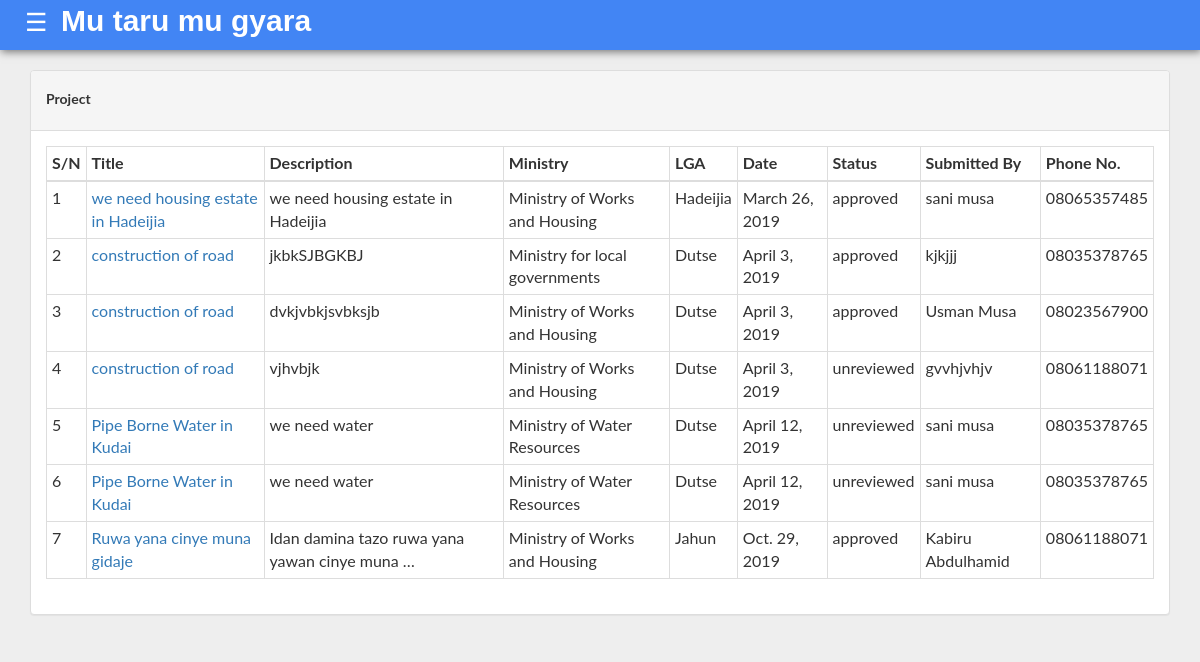
Page /governor-projects (signed in) on the earlier database version.
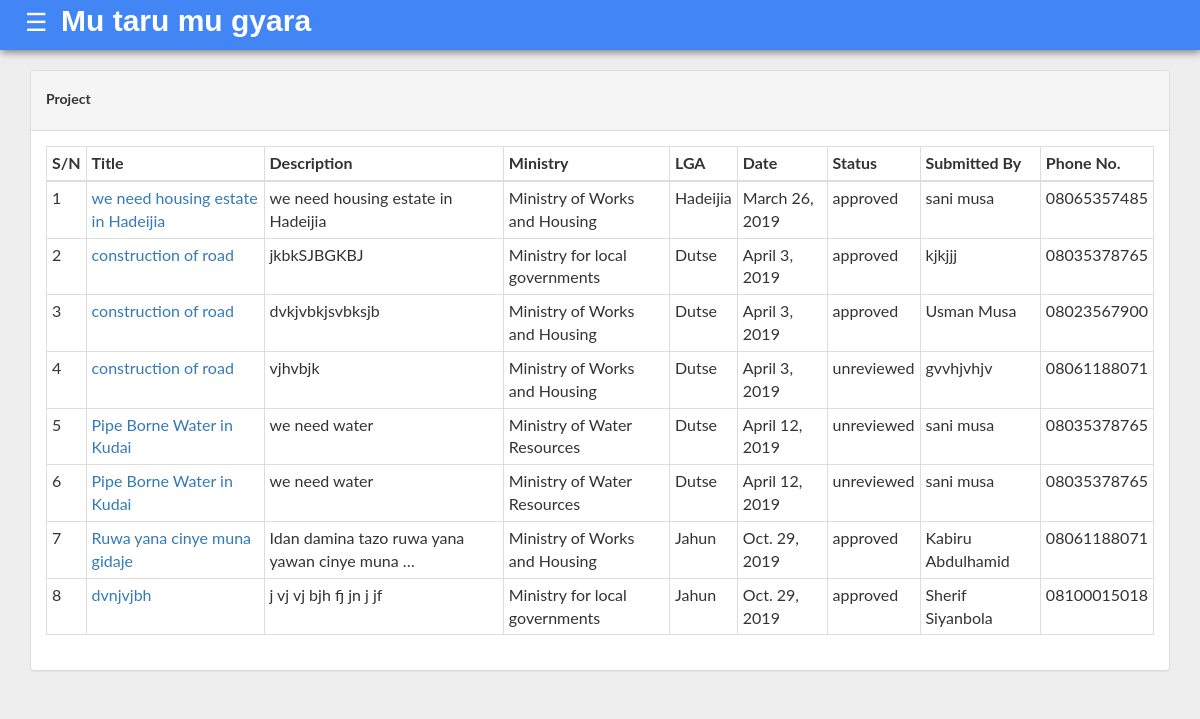
Same page on the later database version.
### project/models.py (models this page shows, shortened)
class Project(models.Model):
    title = models.CharField(max_length = 250)
    description = models.TextField()
    lga = models.ForeignKey(Lga, on_delete=models.CASCADE, related_name='projects')
    ministry = models.ForeignKey(Ministry, on_delete=models.CASCADE, related_name='projects')
    date = models.DateField(default=timezone.now)
    unreviewed = 'unreviewed'
    approved = 'approved'
    disapproved = 'disapproved'
    STATUS_CHOICES = (
        (unreviewed,'unreviewed'),
        (approved,'approved'),
        (disapproved,'disapproved')
    )
    status = models.CharField(max_length = 15, choices = STATUS_CHOICES, default = unreviewed)
    progress = models.CharField(max_length = 3, default=0, verbose_name="progress(%)")
    progress_comment = models.TextField(default="none", blank=True)
    submitted_by = models.CharField(max_length = 100, verbose_name = 'Full Name', blank=True, null=True)
    phone = models.CharField(max_length = 15, verbose_name = 'Phone Number', blank=True, null=True)
    budget_year = models.ForeignKey(Year, on_delete=models.CASCADE, blank=True, null=True, related_name='projects')
    class Meta:
        verbose_name = 'Project'
        verbose_name_plural = 'All Projects'

### mda/models.py (models this page shows, shortened)
class Ministry(models.Model):
    name = models.CharField(max_length=200)
    def __str__(self):
        return self.name

### lga/models.py (models this page shows, shortened)
class Lga(models.Model):
    name = models.CharField(max_length = 200)
    def __str__(self):
        return self.name

### project/views.py (the view)
# urls.py: path('governor-projects', views.GovernorList.as_view(), name='governor_projects'),
class GovernorList(LoginRequiredMixin, ListView):
    model = Project
    template_name = 'project/governor_projects.html'
    def get_queryset(self):
        q1 = Project.objects.filter(status='approved')
        q2 = Project.objects.filter(status='unreviewed').filter(date__day__lte = datetime.date.today().day - 14)
        return q1.union(q2)

### project/templates/project/governor_projects.html
{% extends "base.html" %}
{% block content %}
<div class="col-sm-12 col-md-12">
    <div class="panel panel-default">
    <div class="panel-heading">
            <h5><strong>Project</strong></h5>
            </div>
                    <div class="panel-body">
        <div class="table-responsive">
                <table class="table table-bordered table-condensed" id="table_id">
                    <thead>
                        <tr><th>S/N</th>
                            <th>Title</th>
                            <th>Description</th>
                            <th>Ministry</th>
                            <th>LGA</th>
                            <th>Date</th>
                            <th>Status</th>
                            <th>Submitted By</th>
                            <th>Phone No.</th>
                        </tr>
                    </thead>
                    <tbody>
                        {% for project in object_list %}
                        <tr>
                        <td>{{forloop.counter}}</td>
                            <td><a href="{% url 'project:project_detail' project.id %}">{{project.title}}</a></td>
                            <td>{{project.description|truncatewords:"8"}}</td>
                            <td>{{project.ministry}}</td>
                            <td>{{project.lga}}</td>
                            <td>{{project.date}}</td>
                            <td>{{project.status}}</td>
                            <td>{{project.submitted_by}}</td>
                            <td>{{project.phone}}</td>
                            {% endfor %}
                        </tr>
                    </tbody>
                </table>
        </div>
</div>{% endblock %}

Differences in the rows shown:
now on this page (row edited): Project: title "dvnjvjbh", description "j vj vj bjh fj jn j jf", ministry "Ministry for local governments", lga "Jahun", date "Oct. 29, 2019", status "approved", submitted_by "Sherif Siyanbola", phone "08100015018"
